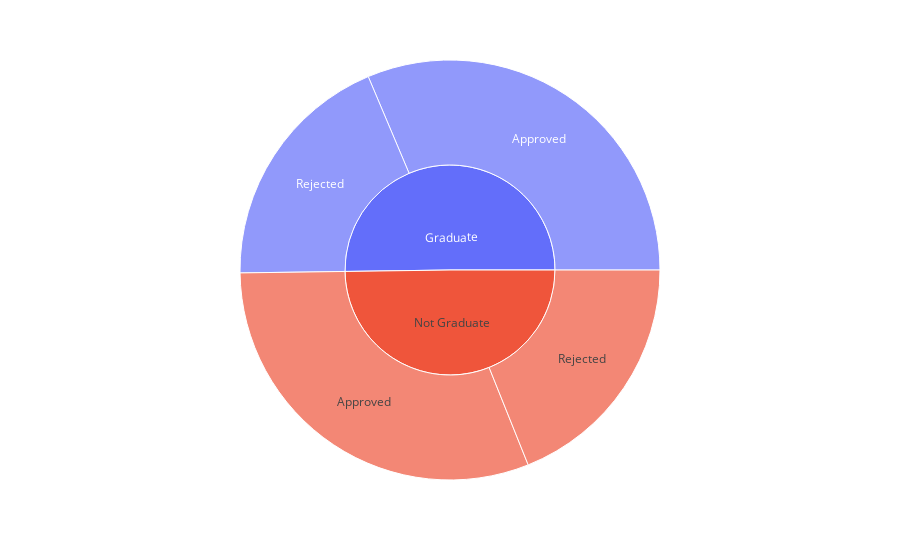

Notebook code for this chart:
### Markdown cell above
## Observation
---
- Feature combinations don't show very strong separation between Approved and Rejected statuses.

- However, a few variables hint at some trends, especially cibil_score

- **cibil_score:**Strong positive correlation with approval

- **income_annum & loan_amount:** Correlated with each other, but approval is mixed

- **loan_term, dependents:**	No clear pattern with approval

- **asset values:**	Weak patterns, some correlation between types, not with status
---
- Now we use to **Sunburst plot** to analyze the distribution of the data. This plot is useful for showing the distribution of a dataset across multiple categories

### Code cell
# sunburst chart
df_sunburst = df.groupby(["education", "loan_status"]).size().reset_index(name='counts')

fig11 = px.sunburst(df_sunburst, path=["education", "loan_status"], values='counts')
fig11.show()

### Figure 1 — Plotly figure (JSON) as saved in the notebook; plotly's stock layout.template omitted (floating-point values rounded to 4 significant figures)
{"data": [{"branchvalues": "total", "domain": {"x": [0, 1], "y": [0, 1]}, "hovertemplate": "labels=%{label}<br>counts=%{value}<br>parent=%{parent}<br>id=%{id}<extra></extra>", "ids": [" Graduate/ Approved", " Not Graduate/ Approved", " Graduate/ Rejected", " Not Graduate/ Rejected", " Graduate", " Not Graduate"], "labels": [" Approved", " Approved", " Rejected", " Rejected", " Graduate", " Not Graduate"], "name": "", "parents": [" Graduate", " Not Graduate", " Graduate", " Not Graduate", "", ""], "type": "sunburst", "values": [1339, 1317, 805, 808, 2144, 2125]}], "layout": {"legend": {"tracegroupgap": 0}, "margin": {"t": 60}}}
